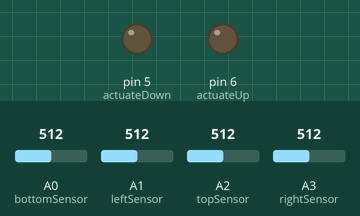
Recording of a sketch running on a simulated Arduino Uno, built with avr-gcc and run on an emulated ATmega328P. On the bench: output pins drawn as LEDs (lit = HIGH). The test bench sets the inputs (shaded band); at power-on: A0 (bottomSensor) = 512, A2 (topSensor) = 512, A1 (leftSensor) = 512, A3 (rightSensor) = 512. What the sketch prints to the serial monitor is not drawn.

Above: at 1.2 s.
1.3 s: A0 (bottomSensor) set to 295
4.3 s: A0 (bottomSensor) set to 272
At 4.6 s:
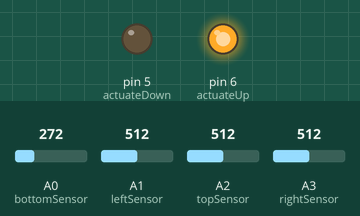
5.8 s: A0 (bottomSensor) set to 306
At 6.6 s:
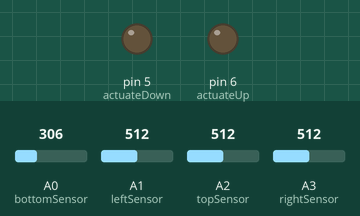
7.3 s: A2 (topSensor) set to 251
10.3 s: A2 (topSensor) set to 217
At 11.0 s:
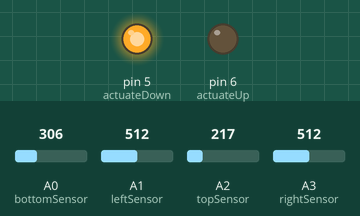
11.8 s: A2 (topSensor) set to 306
At 12.8 s:
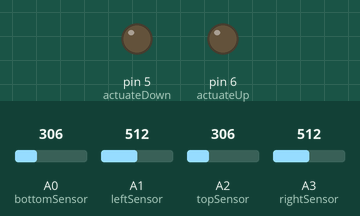
Timing chart, 0 to 14.3 s (numbered marks = the images above; inputs shaded):
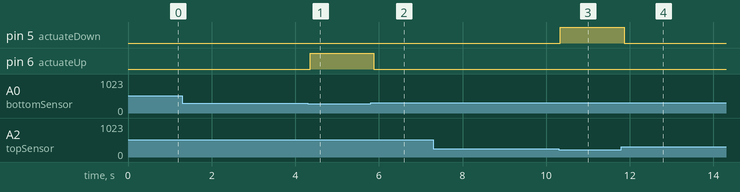

Measured:
- the behaviour switches between 286 and 285 on A0 (bottomSensor) (found by bisection; images 0 and 1)
- the behaviour switches between 234 and 233 on A2 (topSensor) (found by bisection; images 2 and 3)
- after the input at 1.3 s, every drawn part: stays the same
- after the input at 4.3 s, pin 6 (actuateUp): LOW → HIGH after 0.06 s
- after the input at 5.8 s, pin 6 (actuateUp): HIGH → LOW after 0.08 s
- after the input at 7.3 s, every drawn part: stays the same
- after the input at 10.3 s, pin 5 (actuateDown): LOW → HIGH at once
- after the input at 11.8 s, pin 5 (actuateDown): HIGH → LOW after 0.06 s

The sketch:

GloveArduinoCodeApr13_deltaR_copy_20240415141257.ino
```cpp
#include <Arduino.h>

// Define pins
#define bottomSensor A0 // Analog pin for sensor 1
#define leftSensor A1 // Analog pin for sensor 2
#define topSensor A2 // Analog pin for sensor 3
#define rightSensor A3 // Analog pin for sensor 4
#define actuateUp 6 // Blue LED indicator
#define actuateDown 5 // Green LED indicator

// Set constant values
const float resistor = 220.0; // Resistance of resistor in series with all sensors (in ohms)
const float Vref = 5.0; // Arduino Vref
const float delayTime = 100; // 0.1 second delay (100 ms)
const int timeResolution = 1000; // 0.1 second resolution (100 ms)
const int maxTime = 10000; // 10 second maximum time
const int dataSize = maxTime / timeResolution; // Size of data arrays
const int THRESHOLD_BOTTOM = 85;
const int THRESHOLD_TOP = 65;

// Create arrays
float rBottomArray[dataSize];
float rLeftArray[dataSize];
float rTopArray[dataSize];
float rRightArray[dataSize];

void setup() {
  Serial.begin(9600);

// Set up pins
pinMode(actuateUp, OUTPUT);
pinMode(actuateDown, OUTPUT);
pinMode(bottomSensor, INPUT);
pinMode(leftSensor, INPUT);
pinMode(topSensor, INPUT);
pinMode(rightSensor, INPUT);
}

void loop() {
  int count = 0;
  float prevRBottom = 0;
  float prevRLeft = 0;
  float prevRTop = 0;
  float prevRRight = 0;
  unsigned long prevTime = millis();

    // Read the sensor voltages
    float vBottom = analogRead(bottomSensor) * (Vref / 1023.0);
    float vLeft = analogRead(leftSensor) * (Vref / 1023.0);
    float vTop = analogRead(topSensor) * (Vref / 1023.0);
    float vRight = analogRead(rightSensor) * (Vref / 1023.0);

    // Change voltages to resistances based on voltage divider circuit
    float rBottom = vBottom * (resistor / (Vref - vBottom));
    float rLeft = vLeft * (resistor / (Vref - vLeft));
    float rTop = vTop * (resistor / (Vref - vTop));
    float rRight = vRight * (resistor / (Vref - vRight));

    // Calculate delta resistance and delta time
    float deltaRBottom = rBottom - prevRBottom;
    float deltaRLeft = rLeft - prevRLeft;
    float deltaRTop = rTop - prevRTop;
    float deltaRRight = rRight - prevRRight;
    unsigned long deltaTime = millis() - prevTime;

    // Update previous resistance and time
    prevRBottom = rBottom;
    prevRLeft = rLeft;
    prevRTop = rTop;
    prevRRight = rRight;
    prevTime += deltaTime;

    // Put values into arrays
    rBottomArray[count] = deltaRBottom / deltaTime;
    rLeftArray[count] = deltaRLeft / deltaTime;
    rTopArray[count] = deltaRTop / deltaTime;
    rRightArray[count] = deltaRRight / deltaTime;

    // Logic to actuate motors (represented by LEDs)
    if (rBottom > THRESHOLD_BOTTOM && rTop  < THRESHOLD_TOP) {
      digitalWrite(actuateDown, HIGH);
    }
    else {
      digitalWrite(actuateDown, LOW);
    }

    if (rTop > THRESHOLD_TOP && rBottom < THRESHOLD_BOTTOM) {
      digitalWrite(actuateUp, HIGH);
    }
    else {
      digitalWrite(actuateUp, LOW);
    }

    // Code to print out delta resistance values of sensors
    Serial.print("Delta Bottom Resistance: ");
    Serial.print(rBottomArray[count]);
    Serial.print(" ohms/ms, ");
    Serial.print("Delta Top Resistance: ");
    Serial.println(rTopArray[count]);

    delay(delayTime);
    count += timeResolution;
  }
```
